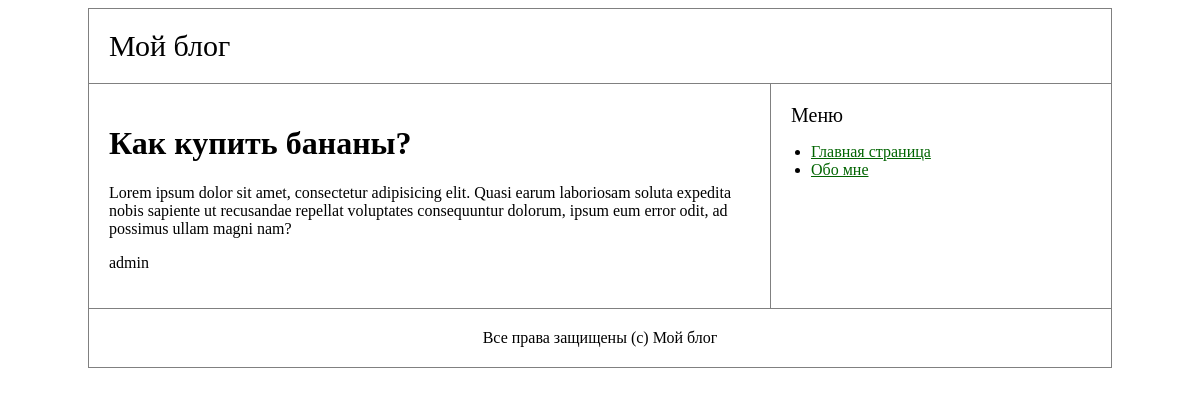
/articles/1, run on the app's committed database.
### tables this page shows
CREATE TABLE `articles` (
  `id` int NOT NULL,
  `author_id` int NOT NULL,
  `name` varchar(255) NOT NULL,
  `text` text NOT NULL,
  `created_at` datetime NOT NULL DEFAULT CURRENT_TIMESTAMP
);

CREATE TABLE `users` (
  `id` int NOT NULL,
  `nickname` varchar(128) NOT NULL,
  `email` varchar(255) NOT NULL,
  `is_confirmed` tinyint(1) NOT NULL DEFAULT '0',
  `role` enum('admin','user') NOT NULL,
  `password_hash` varchar(255) NOT NULL,
  `auth_token` varchar(255) NOT NULL,
  `created_at` datetime NOT NULL DEFAULT CURRENT_TIMESTAMP
);

### src/my_project/view/view.php (called while the page is built, shortened)
<?php
class View
{
    private $templatesPath;
    public function __construct(string $templatesPath)
    {
        $this->templatesPath = $templatesPath;
    }
    public function renderHtml(string $templateName, array $vars = [], int $code=200)
    {
        extract($vars);
        include $this->templatesPath . '/' . $templateName;
    }
}
?>

### src/my_project/controllers/ArticlesController.php (called while the page is built, shortened)
<?php
class ArticlesController{
        private $view;
        public function __construct()
        {
            $this->view = new View(__DIR__.'/../../templates');
        }
        public function view(int $articleId){
           $result=Article::getById($articleId);
                $this->view->renderHtml('articles/view.php', ['article' => $result]);
        }
    }

### www/index.php (called while the page is built, shortened)
<?php
    $route=$_GET['route'] ?? '';
    $routes=require __DIR__.'/../src/routes.php';
    foreach($routes as $pattern => $controllerAndAction){
        preg_match($pattern, $route, $matches);
        if (!empty($matches)){
            break;
        }
    }
    $actionName=$controllerAndAction[1];
    unset($matches[0]);
    $controller=new $controllerName();
    $controller->$actionName(...$matches);
?>

### src/services/db.php (called while the page is built, shortened)
<?php
class Db{
    private $pdo;
    private static $instance;
    private function __construct()
    {
        $dbOptions = (require __DIR__.'/../settings.php')['db'];
        $this->pdo = new \PDO(
            'mysql:host=' . $dbOptions['host'] . ';dbname=' . $dbOptions['dbname'],
            $dbOptions['user'],
            $dbOptions['password']
        );
        $this->pdo->exec('SET NAMES UTF8');
    }
    public function query(string $sql, $params=[], string $className ='stdClass'):array {
        $sth = $this->pdo->prepare($sql);
        $result = $sth->execute($params);
        return $sth->fetchAll(\PDO::FETCH_CLASS, $className);
    }
    public static function getInstance() :self {
        if (self::$instance===null){
            self::$instance = new self;
        }
        return self::$instance;
    }
}
?>

### src/settings.php (called while the page is built)
<?php
    return[
        'db'=>[
            'host' => 'localhost',
            'dbname' => 'db_blog',
            'user' => 'root',
            'password' => 'root',
        ]
        ];
?>

### src/my_project/models/ActiveRecordEntity.php (called while the page is built, shortened)
<?php
    abstract class ActiveRecordEntity{
        private function underscoreToCamelCase(string $source) :string{
            return lcfirst(str_replace('_','', ucwords($source, '_')));
        }
        public static function getById ($id) : ?self{
            $db = Db::getInstance();
            $entities = $db->query(
                'SELECT * FROM `'.static::getTableName().'` WHERE id = :id;',
                [':id' => $id],
                static::class);
            return $entities ? $entities[0] : null;
        }
    }

### src/my_project/models/articles/article.php (called while the page is built, shortened)
<?php
class Article extends ActiveRecordEntity {
    protected $name, $text, $authorId, $createdAt;
    public function getName() :string{
        return $this->name;
    }
    public function getText() :string{
        return $this->text;
    }
    public function getAuthor() :User{
        return User::getById($this->authorId);
    }
    protected static function getTableName() :string{
        return 'articles';
    }
}
?>

### src/my_project/models/users/user.php (called while the page is built, shortened)
<?php
class User extends ActiveRecordEntity{
    protected $nickname, $email, $isConfirmed,
    $role, $passwordHash, $authToken, $createdAt;
    public function getNickname():string{
        return $this->nickname;
    }
    protected static function getTableName() :string{
        return 'users';
    }
}
?>

### src/templates/articles/view.php (the view)
<?php include __DIR__.'/../header.php' ?>
    <td>
        <h1><?=$article->getName()?></h1>
        <p><?=$article->getText()?></p>
        <p><?=$article->getAuthor()->getNickname()?></p>
    </td>
<?php include __DIR__.'/../footer.php' ?>

### styles/style.css (style rules this page uses)
.layout tr td { padding: 20px; vertical-align: top; border: solid 1px gray; }

### data on the page
articles: name "Как купить бананы?", text "Lorem ipsum dolor sit amet, consectetur adipisicing elit. Quasi earum laboriosam soluta expedita nobis sapiente ut recusandae repellat voluptates consequuntur dolorum, ipsum eum error odit, ad possimus ullam magni nam?", author.nickname "admin"
